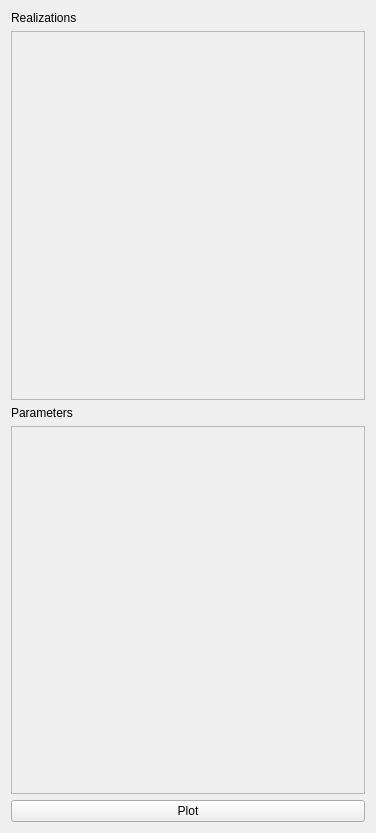
<?xml version="1.0" encoding="UTF-8"?>
<ui version="4.0">
 <class>param_plot_widget</class>
 <widget class="QWidget" name="param_plot_widget">
  <property name="geometry">
   <rect>
    <x>0</x>
    <y>0</y>
    <width>376</width>
    <height>833</height>
   </rect>
  </property>
  <property name="windowTitle">
   <string>Form</string>
  </property>
  <layout class="QVBoxLayout" name="verticalLayout">
   <item>
    <widget class="QLabel" name="label">
     <property name="text">
      <string>Realizations</string>
     </property>
    </widget>
   </item>
   <item>
    <widget class="QScrollArea" name="realizationScrollArea">
     <property name="widgetResizable">
      <bool>true</bool>
     </property>
     <widget class="QWidget" name="scrollAreaWidgetContents_2">
      <property name="geometry">
       <rect>
        <x>0</x>
        <y>0</y>
        <width>356</width>
        <height>363</height>
       </rect>
      </property>
     </widget>
    </widget>
   </item>
   <item>
    <widget class="QLabel" name="label_2">
     <property name="text">
      <string>Parameters</string>
     </property>
    </widget>
   </item>
   <item>
    <widget class="QScrollArea" name="parametersScrollArea">
     <property name="widgetResizable">
      <bool>true</bool>
     </property>
     <widget class="QWidget" name="scrollAreaWidgetContents">
      <property name="geometry">
       <rect>
        <x>0</x>
        <y>0</y>
        <width>356</width>
        <height>363</height>
       </rect>
      </property>
     </widget>
    </widget>
   </item>
   <item>
    <widget class="QPushButton" name="plotPushButton">
     <property name="text">
      <string>Plot</string>
     </property>
    </widget>
   </item>
  </layout>
 </widget>
 <resources/>
 <connections/>
</ui>
